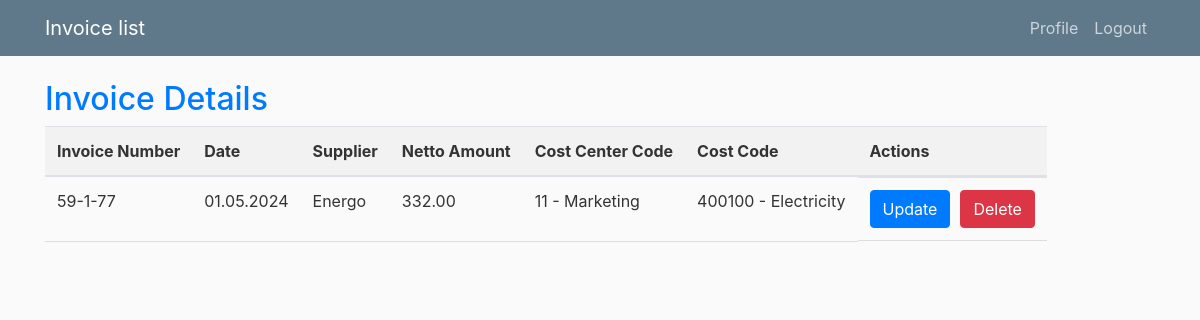
Screenshot of /detail/15/ (signed in) with the database file from the repository.
### invoice/models.py (models this page shows, shortened)
class Invoice(models.Model):
    cost_code = models.ForeignKey(TypeOfCost, on_delete=models.CASCADE)
    cost_center_code = models.ForeignKey(CostCenter, on_delete=models.CASCADE)
    supplier = models.ForeignKey(Supplier, on_delete=models.CASCADE)
    netto_amount = models.DecimalField(max_digits=10, decimal_places=2)
    date = models.DateField()
    invoice_number = models.CharField(max_length=20)
    user = models.ForeignKey(User, on_delete=models.CASCADE)

class Supplier(models.Model):
	supplier_name = models.CharField(max_length=40)
	def __str__(self):
         return self.supplier_name

class CostCenter(models.Model):
	cost_center_code = models.IntegerField()
	cost_center_name = models.CharField(max_length=40)
	def __str__(self):
	   return f"{self.cost_center_code} - {self.cost_center_name}"

class TypeOfCost(models.Model):
	cost_code = models.IntegerField()
	cost_name = models.CharField(max_length=40)
	def __str__(self):
	   return f"{self.cost_code} - {self.cost_name}"

### invoice/views.py (the view)
# urls.py: path('detail/<int:pk>/', views.invoice_detail, name='invoice-detail'),
@login_required
def invoice_detail(request, pk):
    invoice = get_object_or_404(Invoice, pk=pk)
    return render(request, 'invoice/invoice_detail.html', {'invoice': invoice})

### invoice/templates/invoice/invoice_detail.html (shortened to what this page needs)
{% extends "invoice/base.html" %}
{% load static %}
{% block content %}
    <h2 style="color: #007bff;">Invoice Details</h2>
    <div class="table">
        <table style="width: 100%;">
                <tr style="width: 1%;white-space: nowrap;">
                    <th scope="col" >Invoice Number</th>
                    <th scope="col">Date</th>
                    <th scope="col">Supplier</th>
                    <th scope="col">Netto Amount</th>
                    <th scope="col">Cost Center Code</th>
                    <th scope="col" >Cost Code</th>
                    <th scope="col">Actions</th>
                </tr>
            <tbody>
                <tr style="width: 1%;white-space: nowrap;">
                    <td>{{ invoice.invoice_number }}</td>
                    <td>{{ invoice.date|date:"d.m.Y" }}</td>
                    <td>{{ invoice.supplier }}</td>
                    <td>{{ invoice.netto_amount }}</td>
                    <td>{{ invoice.cost_center_code }}</td>
                    <td>{{ invoice.cost_code }}</td>
                    <td style="display: flex; align-items: center;">
                        <a href="{% url 'update_invoice' pk=invoice.pk %}" class="btn btn-primary" style="margin-right: 10px;">Update</a>
                        <form action="{% url 'delete_invoice' invoice.pk %}" method="post" style="display: inline;">
                            <button type="submit" class="btn btn-danger" onclick="return confirm('Are you sure you want to delete this invoice?');">Delete</button>
                        </form>
                    </td>
                </tr>
            </tbody>
        </table>
</div>
{% endblock content %}

### invoice/static/invoice/main.css (style rules this page uses)
body { background: #fafafa; color: #333333; margin-top: 5rem; }
h1, h2, h3, h4, h5, h6 { color: #444444; }
.table { width: 100%; border-collapse: collapse; }
th, td { padding: 8px; text-align: left; border-bottom: 1px solid #ddd; }
th { background-color: #f2f2f2; color: #333; font-weight: bold; }
td { vertical-align: top; }

### rows the page displays
Invoice: invoice_number "59-1-77", date "01.05.2024", supplier "Energo", netto_amount "332.00", cost_center_code "11 - Marketing", cost_code "400100 - Electricity"
